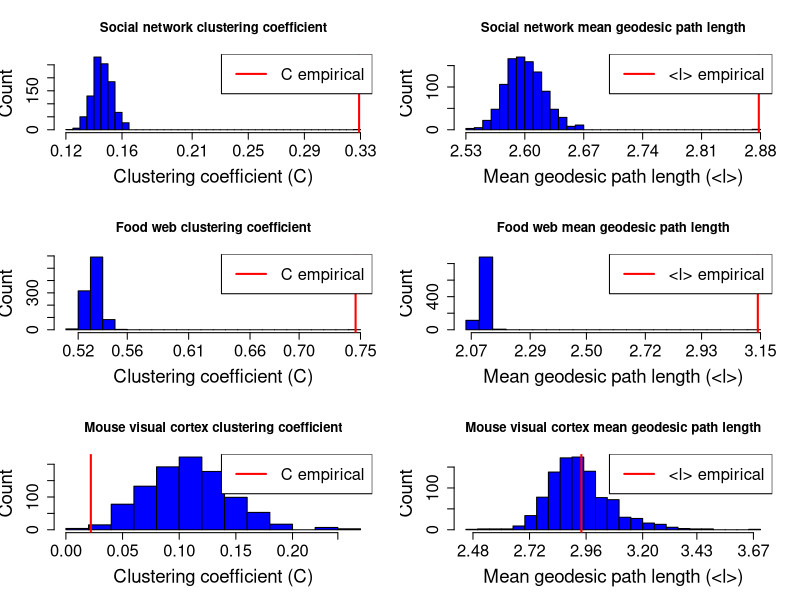

R code for this plot:
# library(igraph)
# library(tidyverse)

# # read graphs
# cat("social network\n")
# g_social <- read_graph("S2Anonymized.tsv", format = "edgelist", directed = FALSE)
# cat("food web\n")
# print(summary(g_social))
# g_food_web <- read_tsv("ps2-chengjiang_shale-food_web.tsv", col_names = FALSE) %>%
#     graph_from_data_frame(directed = FALSE)
# print(summary(g_food_web))
# cat("mouse visual cortex\n")
# g_mouse <- read_graph("mouse_visual.cortex_1.graphml", format = "graphml")
# g_mouse <- as_undirected(g_mouse, mode = "collapse")
# print(summary(g_mouse))

# graphs <- list("social" = g_social, "food" = g_food_web, "connectome" = g_mouse)

# # loop over graphs
# for (name in names(graphs)) {
#     # init
#     g <- graphs[[name]]
#     m <- gsize(g)
#     r <- 0
#     file <- paste0("ps2_q4_", name, ".tsv")
#     cat("Graph: ", name, "Edges: ", m, "File: ", file, "\n")
#     write("r\tC\tl_mu", file, append=TRUE)

#     # compute original clustering coef and mean geodes
#     C <- transitivity(g, type = "global")
#     l_mu <-  mean_distance(g, directed = FALSE, unconnected = TRUE, weights = NA)
#     write(paste0(r, "\t", C, "\t", l_mu), file ,append=TRUE)
#     # first config model
#     r_cf1 <- 20 * m
#     G_cf1 <- rewire(g, keeping_degseq(niter=r_cf1))
#     C <- transitivity(G_cf1, type = "global")
#     l_mu <-  mean_distance(G_cf1, directed = FALSE, unconnected = TRUE, weights = NA)
#     write(paste0(r_cf1, "\t", C, "\t", l_mu), file ,append=TRUE)
#     # next 1000 config models
#     r_cf <- r_cf1
#     G_cfi <- G_cf1
#     for (i in 1:999) {
#         G_cfi <- rewire(G_cfi, keeping_degseq(niter=2 * m))
#         C <- transitivity(G_cfi, type = "global")
#         l_mu <-  mean_distance(G_cfi, directed = FALSE, unconnected = TRUE, weights = NA)
#         r_cf <- r_cf + (2 * m)
#         write(paste0(r_cf, "\t", C, "\t", l_mu), file ,append=TRUE)
#     }
# }

# quit()

# plot config model C and <l> distribution and mark empirical values
FONT_AXIS_LABEL <- 1.7
FONT_AXIS_TICKS <- 1.5
library(tidyverse)
data <- read_tsv("ps2_q4_social.tsv")
png("ps2_q4_social.png", width = 800, height = 600)
par(mfrow=c(3,2))
## social
# C
hist(data$C, breaks=30, main = "Social network clustering coefficient", xlab = "Clustering coefficient (C)", ylab = "Count", col = "blue", xaxt = "n", cex.lab=FONT_AXIS_LABEL, cex.axis=FONT_AXIS_TICKS)
axis(1, at = seq(min(data$C), max(data$C), length.out = 6) |> round(2), cex.axis=FONT_AXIS_TICKS)
abline(v=0.329, col="red", lwd=2)
legend("topright", legend="C empirical", col="red", lwd=2, cex=1.5)
# lmu
hist(data$l_mu, breaks=30, main = "Social network mean geodesic path length", xlab = "Mean geodesic path length (<l>)", ylab = "Count", col = "blue", xaxt='n',cex.lab=FONT_AXIS_LABEL, cex.axis=FONT_AXIS_TICKS)
axis(1, at = seq(min(data$l_mu), max(data$l_mu), length.out = 6) |> round(2), cex.axis=FONT_AXIS_TICKS)
abline(v=2.878, col="red", lwd=2)
legend("topright", legend="<l> empirical", col="red", lwd=2, cex=1.5)
## food
data <- read_tsv("ps2_q4_food.tsv")
# C
hist(data$C, breaks=30, main = "Food web clustering coefficient", xlab = "Clustering coefficient (C)", ylab = "Count", col = "blue", xaxt = "n",cex.lab=FONT_AXIS_LABEL, cex.axis=FONT_AXIS_TICKS)
axis(1, at = seq(min(data$C), max(data$C), length.out = 6) |> round(2), cex.axis=FONT_AXIS_TICKS) 
abline(v=0.746, col="red", lwd=2)
legend("topright", legend="C empirical", col="red", lwd=2, cex=1.5)
# lmu
hist(data$l_mu, breaks=30, main = "Food web mean geodesic path length", xlab = "Mean geodesic path length (<l>)", ylab = "Count", col = "blue", xaxt='n', cex.lab=FONT_AXIS_LABEL, cex.axis=FONT_AXIS_TICKS)
axis(1, at = seq(min(data$l_mu), max(data$l_mu), length.out = 6) |> round(2), cex.axis=FONT_AXIS_TICKS)
abline(v=3.14, col="red", lwd=2)
legend("topright", legend="<l> empirical", col="red", lwd=2, cex=1.5)
## mouse
data <- read_tsv("ps2_q4_connectome.tsv")
# C
hist(data$C, breaks=10, main = "Mouse visual cortex clustering coefficient", xlab = "Clustering coefficient (C)", ylab = "Count", col = "blue", xaxt = "n",cex.lab=FONT_AXIS_LABEL, cex.axis=FONT_AXIS_TICKS)
axis(1, at = seq(min(data$C), max(data$C), length.out = 6) |> round(2), cex.axis=FONT_AXIS_TICKS)
abline(v=0.022, col="red", lwd=2)
legend("topright", legend="C empirical", col="red", lwd=2, cex=1.5)
# lmu
hist(data$l_mu, breaks=30, main = "Mouse visual cortex mean geodesic path length", xlab = "Mean geodesic path length (<l>)", ylab = "Count", col = "blue", xaxt='n',cex.lab=FONT_AXIS_LABEL, cex.axis=FONT_AXIS_TICKS)
axis(1, at = seq(min(data$l_mu), max(data$l_mu), length.out = 6) |> round(2), cex.axis=FONT_AXIS_TICKS)
abline(v=2.94, col="red", lwd=2)
legend("topright", legend="<l> empirical", col="red", lwd=2, cex=1.5)
dev.off()
